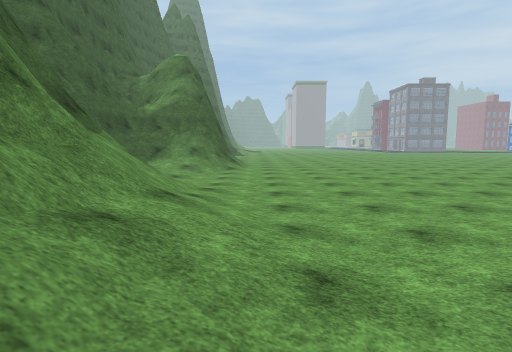
View 1 (above)

23 first-person views from a walk through a scene from a Unity 3-D project. The camera is 1.5 m above the floor, tilts 6° down and sees 80° across. The floor is counted in squares, 2 m on a side. Each view is taken from the middle of a square. On the plan, view 1 faces up. The plan holds only what a view shows up to about 10 squares ahead; the rest is blank. The place goes on beyond the plan. The player is left out. Some surface patterns are stand-ins.

View 2
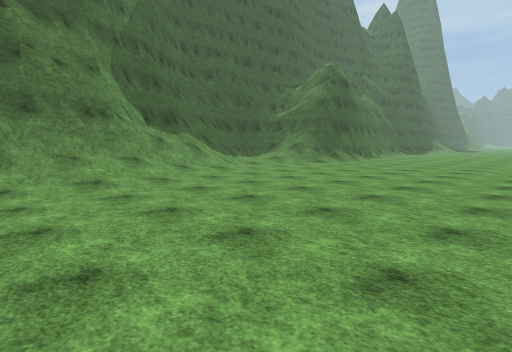

View 3
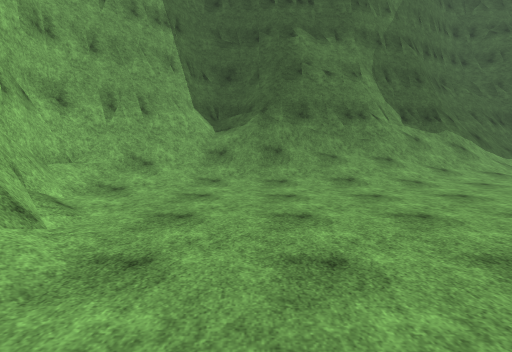

View 4
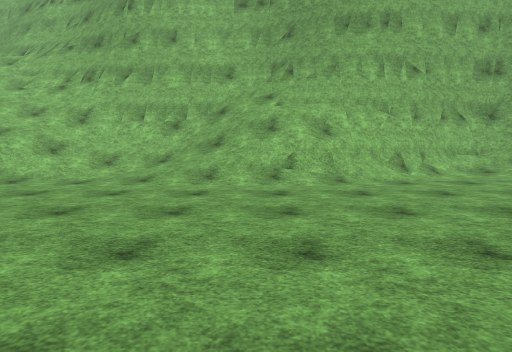

View 5
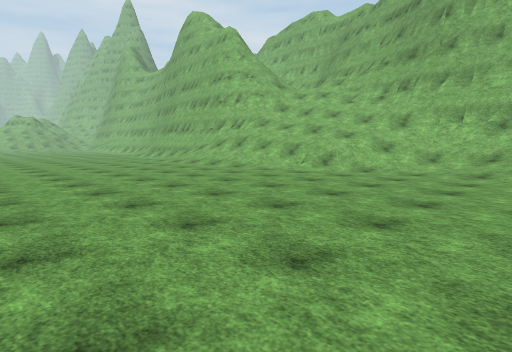

View 6
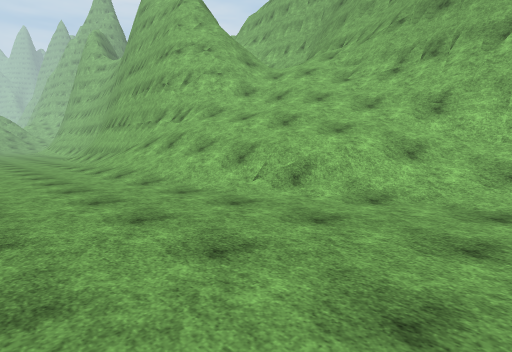

View 7
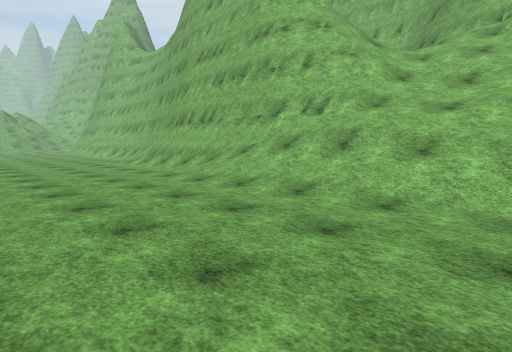

View 8
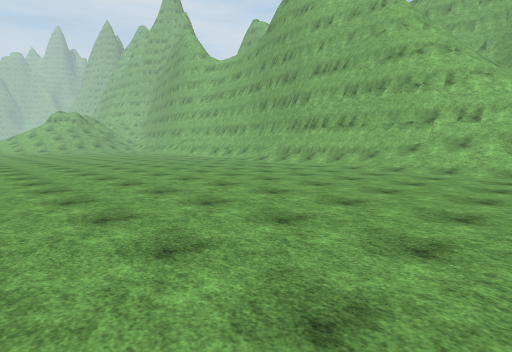

View 9
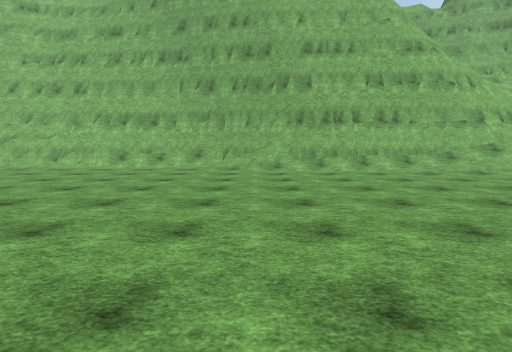

View 10
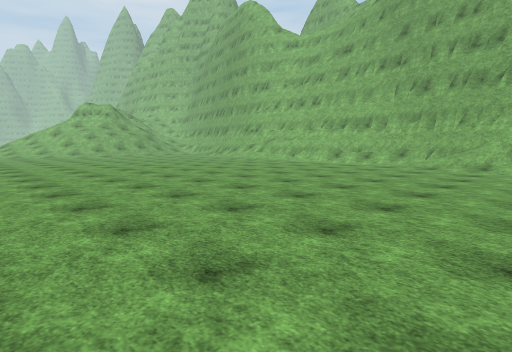

View 11
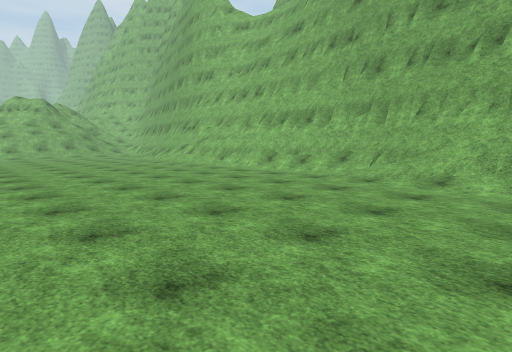

View 12
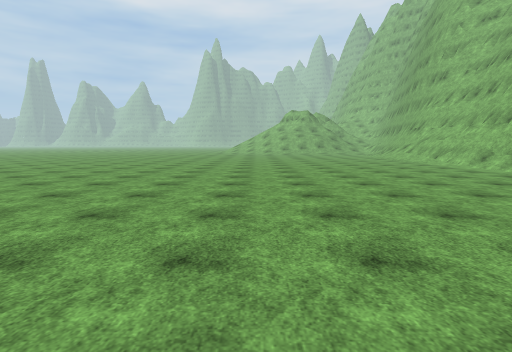

View 13
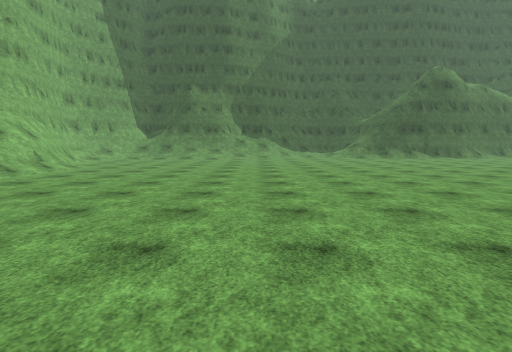

View 14
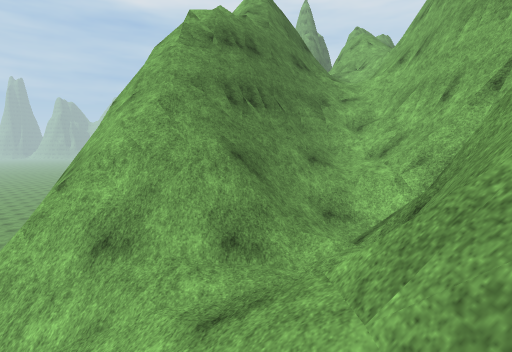

View 15
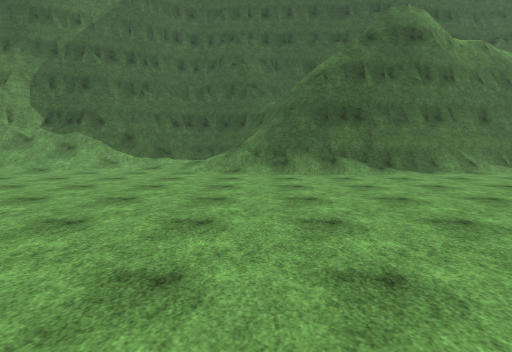

View 16
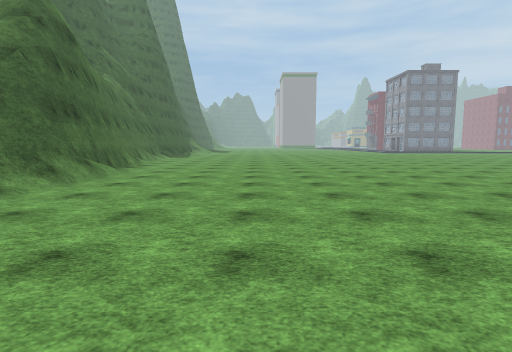

View 17
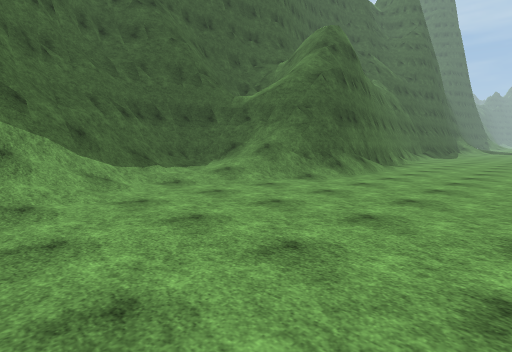

View 18
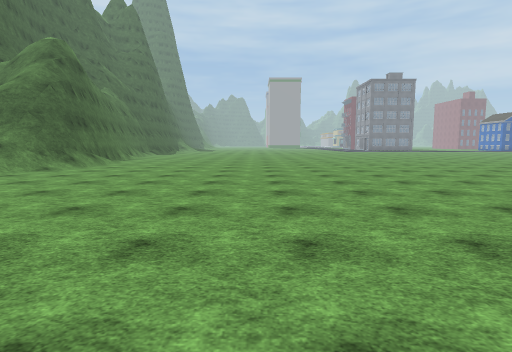

View 19
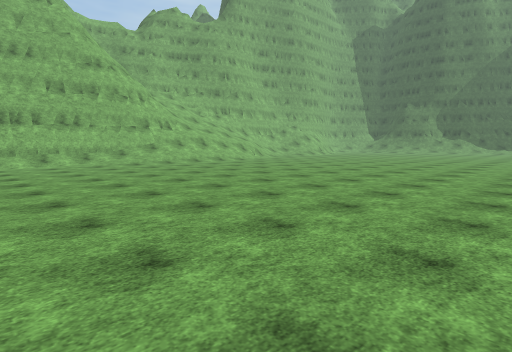

View 20
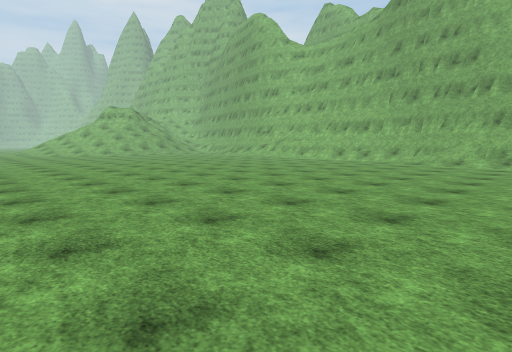

View 21
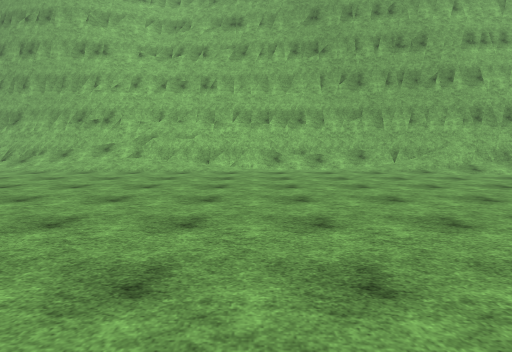

View 22
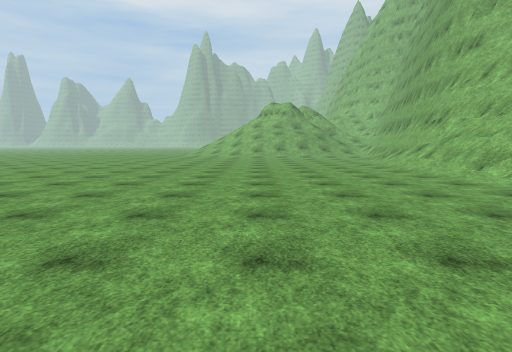

View 23
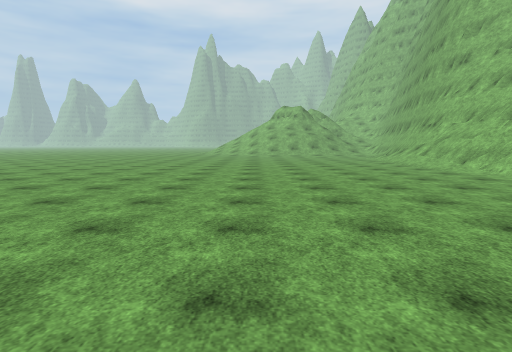

### Floor plan
Key: @ floor where view 1 was taken; # wall or solid block; . floor; / step, stairs or slope; = window, fence, low wall or low ledge; v drop or lower ground.
Columns run from 4 left of view 1 to 36 right of it. Each row starts with its distance up from view 1.
 16    #............
 15    #............
 14    #...........
 13   ##..........                    ..
 12 ####..............               ... ..
 11 #=//..............     ..................
 10 #///.....................................
  9 #//......................................
  8 #//......................................
  7 #//......................................
  6 ##//.....................................
  5 ##//.....................................
  4  #///....................................
  3  ##//....................................
  2   #//....................................
  1  ##//....................................
  0  #//@.............////////...............
 -1  #=///..//=////////////######=//.....////
 -2  ###////##////////////###  #####///###///
 -3    ########////=//////##       ##########
 -4           #######//////#v#
 -5                ###/////==#
 -6                  ##/////##
 -7                   ####=//##
 -8                     ####/=#
 -9                        ####

Positions as (right, up) in squares from view 1, and headings:
1: (0, 0), facing up
2: (6, 0), facing up-left
3: (6, 0), facing left
4: (7, 5), facing down
5: (8, 7), facing down-right
6: (10, 3), facing down-right
7: (14, 4), facing down-right
8: (16, 9), facing down-right
9: (26, 8), facing down
10: (24, 9), facing down-right
11: (24, 5), facing down-right
12: (21, 5), facing right
13: (15, 5), facing left
14: (15, -6), facing right
15: (7, 11), facing left
16: (3, 6), facing up
17: (3, 5), facing up-left
18: (5, 2), facing up
19: (25, 11), facing down-left
20: (23, 11), facing down-right
21: (31, 7), facing down
22: (26, 3), facing right
23: (24, 4), facing right
